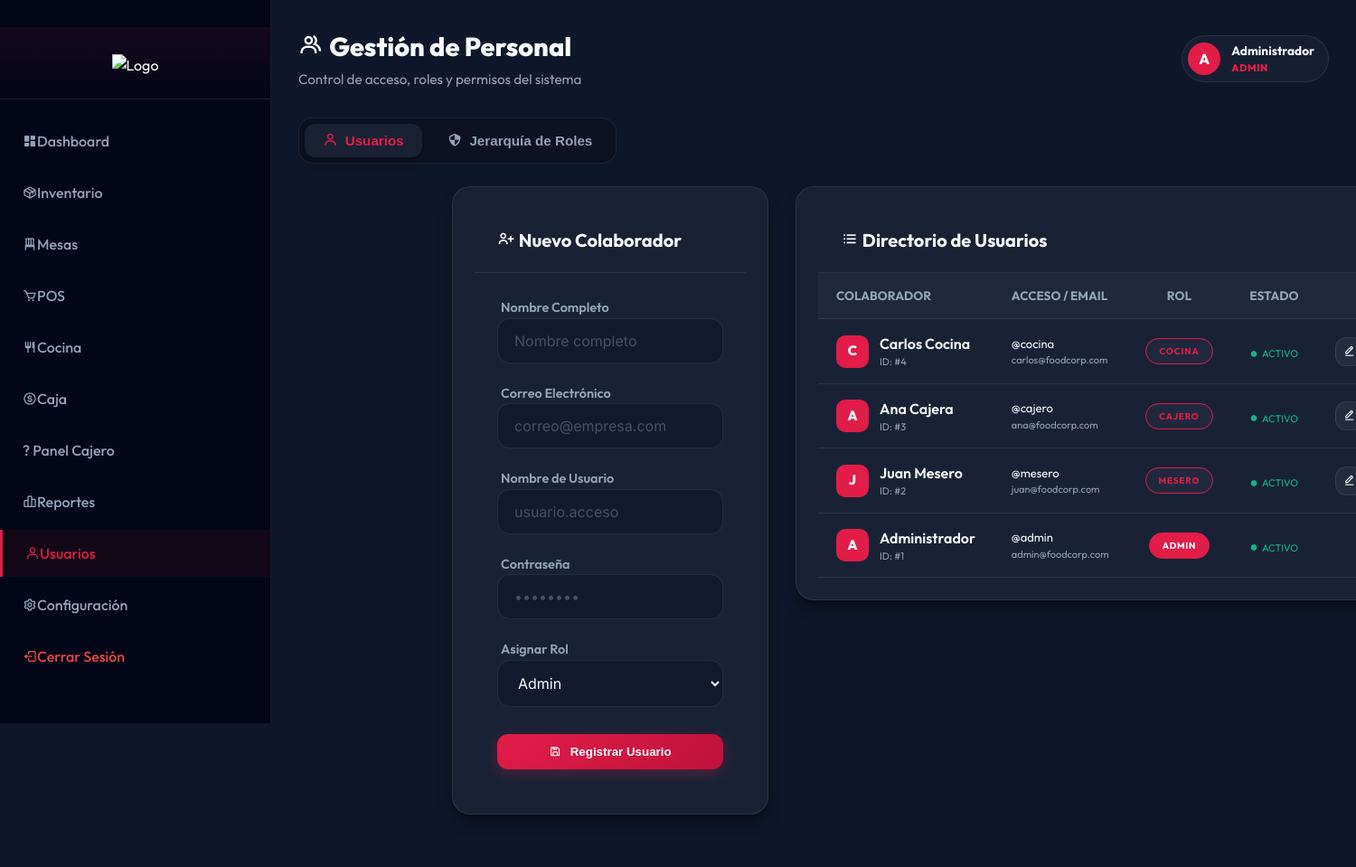
/usuarios.php (signed in), run on an earlier commit of the app's database.
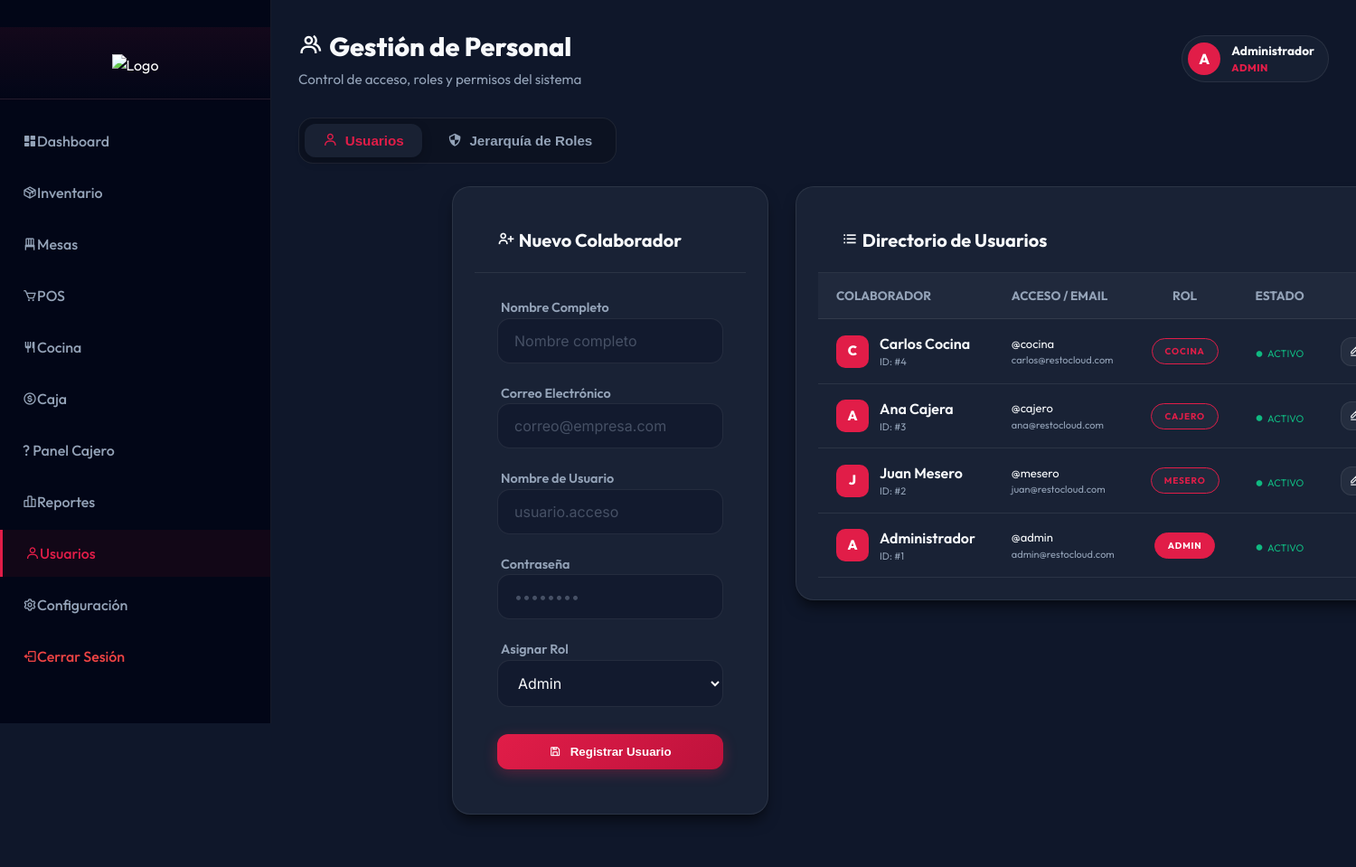
And on a later commit of the database.
### tables this page shows
CREATE TABLE `users` (
  `id` int(11) NOT NULL AUTO_INCREMENT,
  `name` varchar(100) NOT NULL,
  `email` varchar(100) NOT NULL,
  `username` varchar(50) NOT NULL,
  `password` varchar(255) NOT NULL,
  `role_id` int(11) NOT NULL,
  `status` enum('active','inactive') DEFAULT 'active',
  `created_at` timestamp NOT NULL DEFAULT current_timestamp(),
  `is_super_admin` tinyint(1) DEFAULT 0,
  PRIMARY KEY (`id`),
  UNIQUE KEY `email` (`email`),
  UNIQUE KEY `username` (`username`),
  KEY `role_id` (`role_id`),
  CONSTRAINT `users_ibfk_1` FOREIGN KEY (`role_id`) REFERENCES `roles` (`id`) ON UPDATE CASCADE
);

CREATE TABLE `roles` (
  `id` int(11) NOT NULL AUTO_INCREMENT,
  `name` varchar(50) NOT NULL,
  PRIMARY KEY (`id`),
  UNIQUE KEY `name` (`name`)
);

### usuarios.php (the view, shortened to what the changed rows need)
<?php
require_once __DIR__ . '/config/db.php';
$stmt = $pdo->query('
    SELECT u.*, r.name as role_name
    FROM users u
    JOIN roles r ON u.role_id = r.id
    ORDER BY u.id DESC
');
$users = $stmt->fetchAll();
?>
<?php include __DIR__ . '/includes/header.php'; ?>
<div class="dashboard-wrapper">
    <main class="main-content">        <div class="fc-header" style="margin-bottom: 30px;">
            <div class="fc-header-left">
                <h1><i class='bx bx-group'></i> Gestión de Personal</h1>
            </div>
        </div>
        <div id="users-tab" class="tab-content <?= !isset($_GET['tab']) || $_GET['tab'] == 'users' ? 'active' : '' ?>">
            <div style="display: grid; grid-template-columns: 350px 1fr; gap: 30px; align-items: start;">
                <div class="fc-card" style="margin: 0;">
                    <div class="fc-table-responsive">
                        <table class="fc-table">
                            <thead>
                                <tr>
                                    <th>Colaborador</th>
                                    <th>Acceso / Email</th>
                                    <th style="text-align: center;">Rol</th>
                                    <th style="text-align: center;">Estado</th>
                                    <th style="text-align: right;">Acciones</th>
                                </tr>
                            </thead>
                            <tbody>
                                <?php foreach ($users as $user): ?>
                                    <tr>
                                        <td>
                                            <div style="display:flex; align-items:center; gap:12px;">
                                                <div class="fc-user-avatar" style="width:36px; height:36px; font-size:15px; border-radius: 10px;">
                                                    <?= strtoupper(substr($user['name'], 0, 1)) ?>
                                                </div>
                                                <div>
                                                    <div style="color: var(--fc-text-main); font-weight: 600;"><?= htmlspecialchars($user['name']) ?></div>
                                                    <div style="font-size: 11px; color: var(--fc-text-sec);">ID: #<?= $user['id'] ?></div>
                                                </div>
                                            </div>
                                        </td>
                                        <td>
                                            <div style="font-size: 13px; color: var(--fc-text-main);">@<?= htmlspecialchars($user['username']) ?></div>
                                            <div style="font-size: 11px; color: var(--fc-text-sec);"><?= htmlspecialchars($user['email']) ?></div>
                                        </td>
                                        <td style="text-align: center;">
                                            <span class="fc-badge <?= $user['role_id'] == 1 ? 'fc-badge-primary' : 'fc-badge-outline' ?>" style="font-size: 10px;">
                                                <?= strtoupper(htmlspecialchars($user['role_name'])) ?>
                                            </span>
                                        </td>
                                        <td style="text-align: center;">
                                            <span style="display: inline-flex; align-items: center; gap: 5px; font-size: 11px; color: <?= $user['status'] == 'active' ? '#10b981' : '#ef4444' ?>;">
                                                <i class='bx bxs-circle' style="font-size: 8px;"></i>
                                                <?= $user['status'] == 'active' ? 'ACTIVO' : 'INACTIVO' ?>
                                            </span>
                                        </td>
                                        <td style="text-align: right;">
                                            <div style="display: flex; gap: 8px; justify-content: flex-end;">
                                                <?php if (isset($user['is_super_admin']) && $user['is_super_admin'] == 1): ?>
                                                    <i class='bx bxs-lock-alt' style="color: var(--fc-text-sec); padding: 10px;"></i>
                                                <?php else: ?>
                                                    <button onclick='editUser(<?= json_encode($user) ?>)' class="fc-btn fc-btn-outline" style="padding: 6px; width: 32px; height: 32px; min-width: auto;">
                                                        <i class='bx bx-edit-alt'></i>
                                                    </button>
                                                <?php endif; ?>
                                            </div>
                                        </td>
                                    </tr>
                                <?php endforeach; ?>
                            </tbody>
                        </table>
                    </div>
                </div>
            </div>
        </div>
    </main>
</div>
<?php include __DIR__ . '/includes/footer.php'; ?>

What changed in the data, as far as the page shows it:
changed users "Carlos Cocina": email "carlos@foodcorp.com" → "carlos@restocloud.com"
changed users "Ana Cajera": email "ana@foodcorp.com" → "ana@restocloud.com"
changed users "Juan Mesero": email "juan@foodcorp.com" → "juan@restocloud.com"
changed users "Administrador": email "admin@foodcorp.com" → "admin@restocloud.com"
